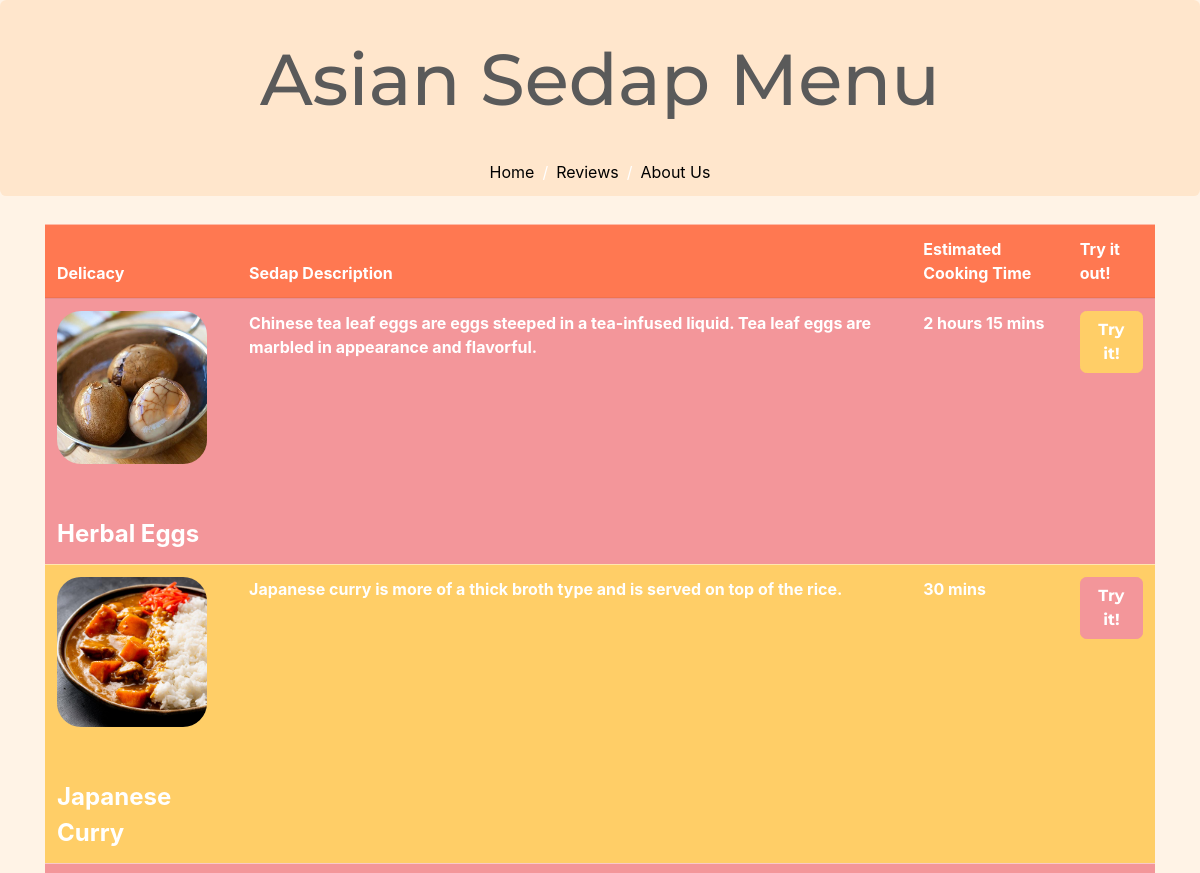
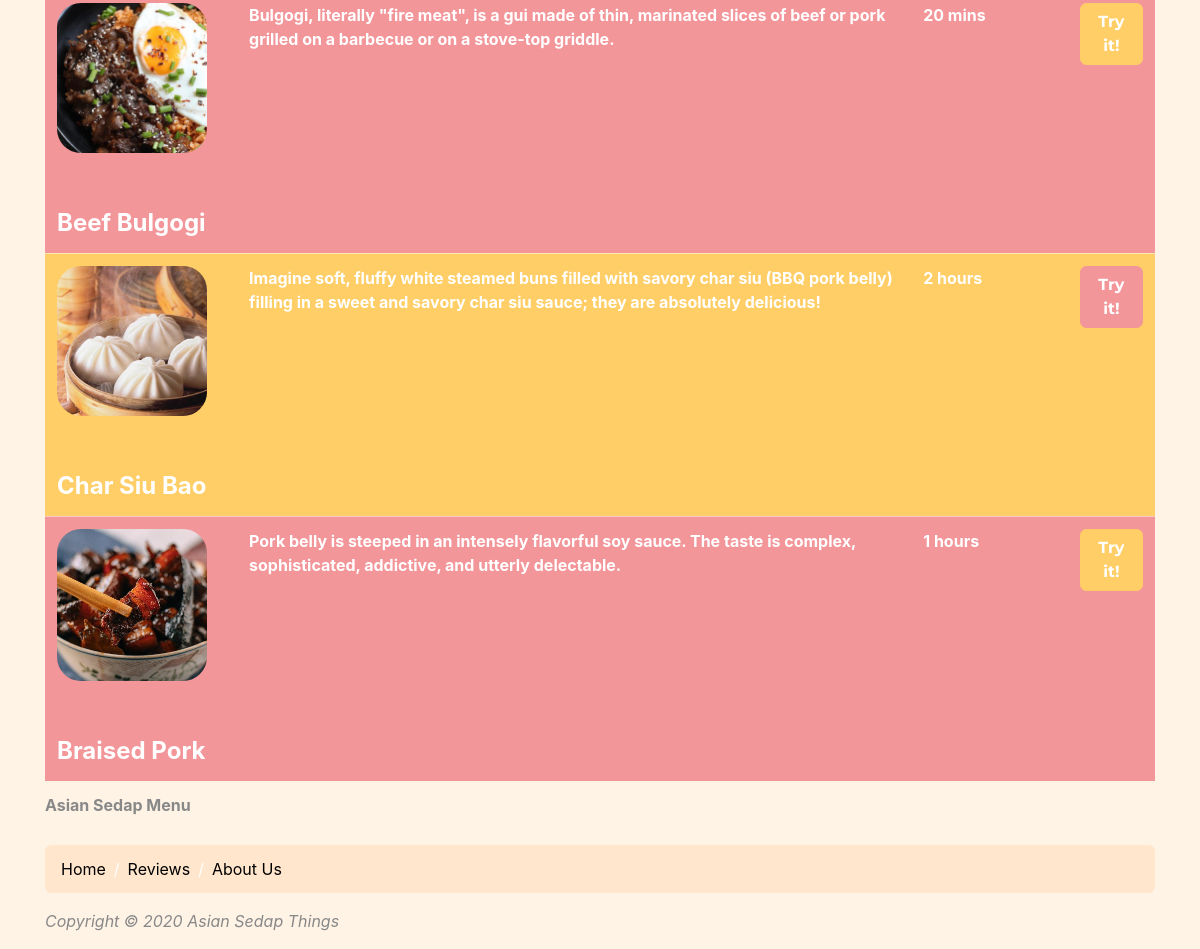
Screenshot of /php/catalog.php with the database file from the repository (2 pictures, top to bottom).
### tables this page shows
CREATE TABLE `catalogData` (
    `DataID` INTEGER NOT NULL AUTO_INCREMENT,
    `Title` VARCHAR(50),
    `Path` VARCHAR(50),
    `Desc` VARCHAR(255),
    `Time` VARCHAR(50),
    `Link` VARCHAR(50),
    INDEX (`DataID`), 
    PRIMARY KEY (`DataID`)
);

### php/catalog.php (the view, shortened to what this page needs)
<?php require_once('config.php');
function outputCatalog()
{
    $x = 0;
    try
    {
        $pdo = new PDO(DBCONNSTRING,DBUSER,DBPASS);
        $pdo->setAttribute(PDO::ATTR_ERRMODE, PDO::ERRMODE_EXCEPTION);
        $sql = "select * from catalogData order by DataID";
        $result = $pdo->query($sql);
        while ($row = $result->fetch()) {
            if($x % 2 == 0)
            {
                echo '<tr class="table-secondary">';
                echo '<th scope="row"><figure><a href="'.$row['Path'].'"><img src="'.$row['Path'].'" alt="'.$row['Title'].'" width="150"></a></figure><br>'.$row['Title'].'</th>';
                echo '<td>'.$row['Desc'].'</td>';
                echo '<td>'.$row['Time'].'</td>';
                echo '<td><a href="'.$row['Link'].'" class="btn btn-warning">Try it!</a></td>';
                echo '</tr>';
            }
            else
            {
                echo '<tr class="table-warning">';
                echo '<th scope="row"><figure><a href="'.$row['Path'].'"><img src="'.$row['Path'].'" alt="'.$row['Title'].'" width="150"></a></figure><br>'.$row['Title'].'</th>';
                echo '<td>'.$row['Desc'].'</td>';
                echo '<td>'.$row['Time'].'</td>';
                echo '<td><a href="'.$row['Link'].'" class="btn btn-secondary">Try it!</a></td>';
                echo '</tr>';
            }
            $x++;
        }
    }
    catch (PDOException $e)
    {
        die( $e->getMessage() );
    }
}
?>
<!DOCTYPE html>
<html>
<head>
	<link rel="stylesheet" type="text/css" href="../css/bootstrap.min.css">
	<link rel="stylesheet" type="text/css" href="../css/catalog.css">
 </head>
<body>
<header>
  <ol class="breadcrumb fixed-top">
    <li class="display-3 fixed-top">Asian Sedap Menu</li>
    <li class="breadcrumb-item"><a href="index.php">Home</a></li>
    <li class="breadcrumb-item"><a href="forms.php">Reviews</a> </li>
    <li class="breadcrumb-item"><a href="about.php">About Us</a></li>
  </ol>
</header>
<main>
<div class="container">
	<table class="table table-hover">
  <caption>Asian Sedap Menu</caption>
  <thead>
    <tr class="table-danger">
      <th scope="col">Delicacy</th>
      <th scope="col">Sedap Description</th>
      <th scope="col">Estimated Cooking Time</th>
      <th scope="col">Try it out!</th>
    </tr>
  </thead>
  <tbody>
    <?php outputCatalog()?>
  </tbody>
</table>
</div>
</main>
<footer>
<div class="container">
<ol class="breadcrumb">
  <li class="breadcrumb-item"><a href="index.php">Home</a></li>
  <li class="breadcrumb-item"><a href="forms.php">Reviews</a></li>
  <li class="breadcrumb-item"><a href="about.php">About Us</a> </li>
</ol>
<p>
	<em>Copyright &copy; 2020 Asian Sedap Things</em>
</p>
</div>
</footer>
</body>
</html>

### css/catalog.css (style rules this page uses)
header .display-3 { text-align: center; padding-top: 0.5em; margin-bottom: 0.5rem; font-family: "Montserrat", -apple-system, system-ui, BlinkMacSystemFont, "Segoe UI", Roboto, "Helvetica Neue", Arial, sans-serif; font-weight: 500; line-height: 1.2; color: #5a5a5a; }
header ol { display: flex; justify-content: center; }
header .breadcrumb { background-color:#ffe6cc; padding-top: 10em; }
main { padding-top: 14em; }
body { background-color: #fff3e6; }
header { animation-iteration-count: 1; animation-name: BounceIn; animation-duration: 2s; animation-timing-function: ease-out; animation-delay: 1s; }
.breadcrumb { background-color:#ffe6cc; }
.breadcrumb-item a { color: black; }
.btn { font-weight: bold; }
table { font-weight: bold; }
tbody th { font-size: 1.5em; }
img { border-radius: 1em; }

### rows the page displays
catalogdata: Path (picture), Title "Herbal Eggs", Desc "Chinese tea leaf eggs are eggs steeped in a tea-infused liquid. Tea leaf eggs are marbled in appearance and flavorful.", Time "2 hours 15 mins"
catalogdata: Path (picture), Title "Japanese Curry", Desc "Japanese curry is more of a thick broth type and is served on top of the rice.", Time "30 mins"
catalogdata: Path (picture), Title "Beef Bulgogi", Desc "Bulgogi, literally \"fire meat\", is a gui made of thin, marinated slices of beef or pork grilled on a barbecue or on a stove-top griddle.", Time "20 mins"
catalogdata: Path (picture), Title "Char Siu Bao", Desc "Imagine soft, fluffy white steamed buns filled with savory char siu (BBQ pork belly) filling in a sweet and savory char siu sauce; they are absolutely delicious!", Time "2 hours"
catalogdata: Path (picture), Title "Braised Pork", Desc "Pork belly is steeped in an intensely flavorful soy sauce. The taste is complex, sophisticated, addictive, and utterly delectable.", Time "1 hours"
